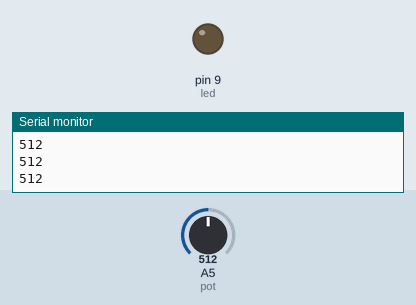
Recording of a sketch running on a simulated Arduino Uno, built with avr-gcc and run on an emulated ATmega328P. On the bench: output pins drawn as LEDs (lit = HIGH), the last lines printed to the serial monitor. The inputs (shaded band) are chosen by the test bench; at power-on: A5 (pot) = 512.

Above: at 1.2 s.
1.3 s: A5 (pot) set to 418
2.9 s: A5 (pot) set to 383
At 3.8 s:
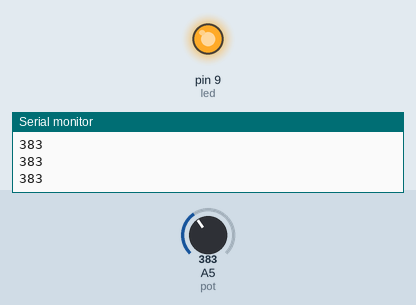
4.7 s: A5 (pot) set to 410
At 5.8 s:
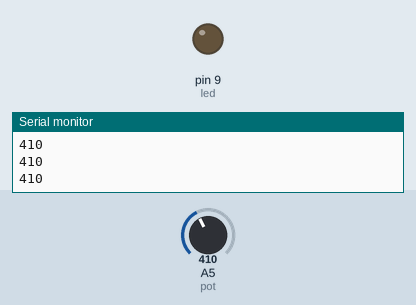
6.5 s: A5 (pot) set to 390
At 7.8 s:
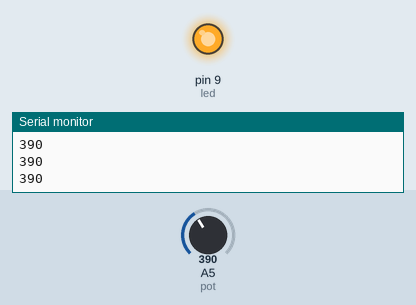
Timing chart, 0 to 9.2 s (numbered marks = the images above; inputs shaded):
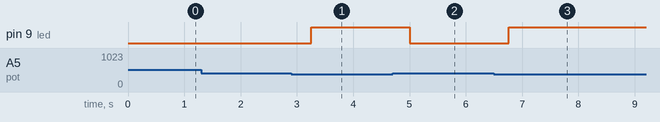

Measured:
- the behaviour switches between 400 and 399 on A5 (pot) (found by bisection; images 0 and 1)
- after the input at 2.9 s, pin 9 (led): LOW → HIGH after 0.35 s
- after the input at 4.7 s, pin 9 (led): HIGH → LOW after 0.31 s
- after the input at 6.5 s, pin 9 (led): LOW → HIGH after 0.26 s

The sketch:

hdrtde.ino
```cpp
#define pot A5
#define led 9
int reading;
void setup() {
pinMode(led,OUTPUT);
Serial.begin(9600);
}
void loop() {
reading=analogRead(pot);
Serial.println(reading);
delay(250);
  if( reading<400){
  digitalWrite(led,HIGH);
}
else{
  digitalWrite(led,LOW);
}
}
```
